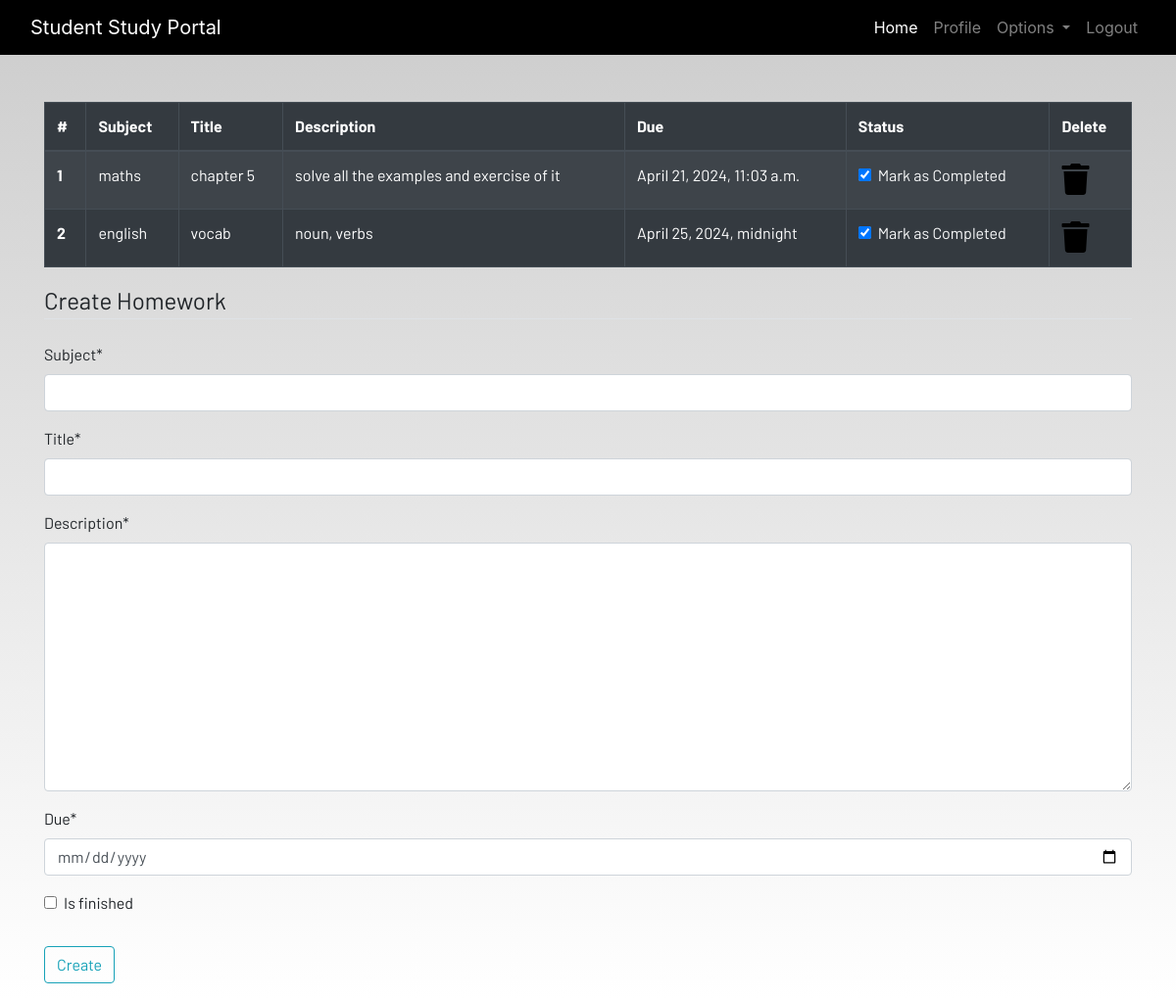
/homework (signed in), run on an earlier commit of the app's database.
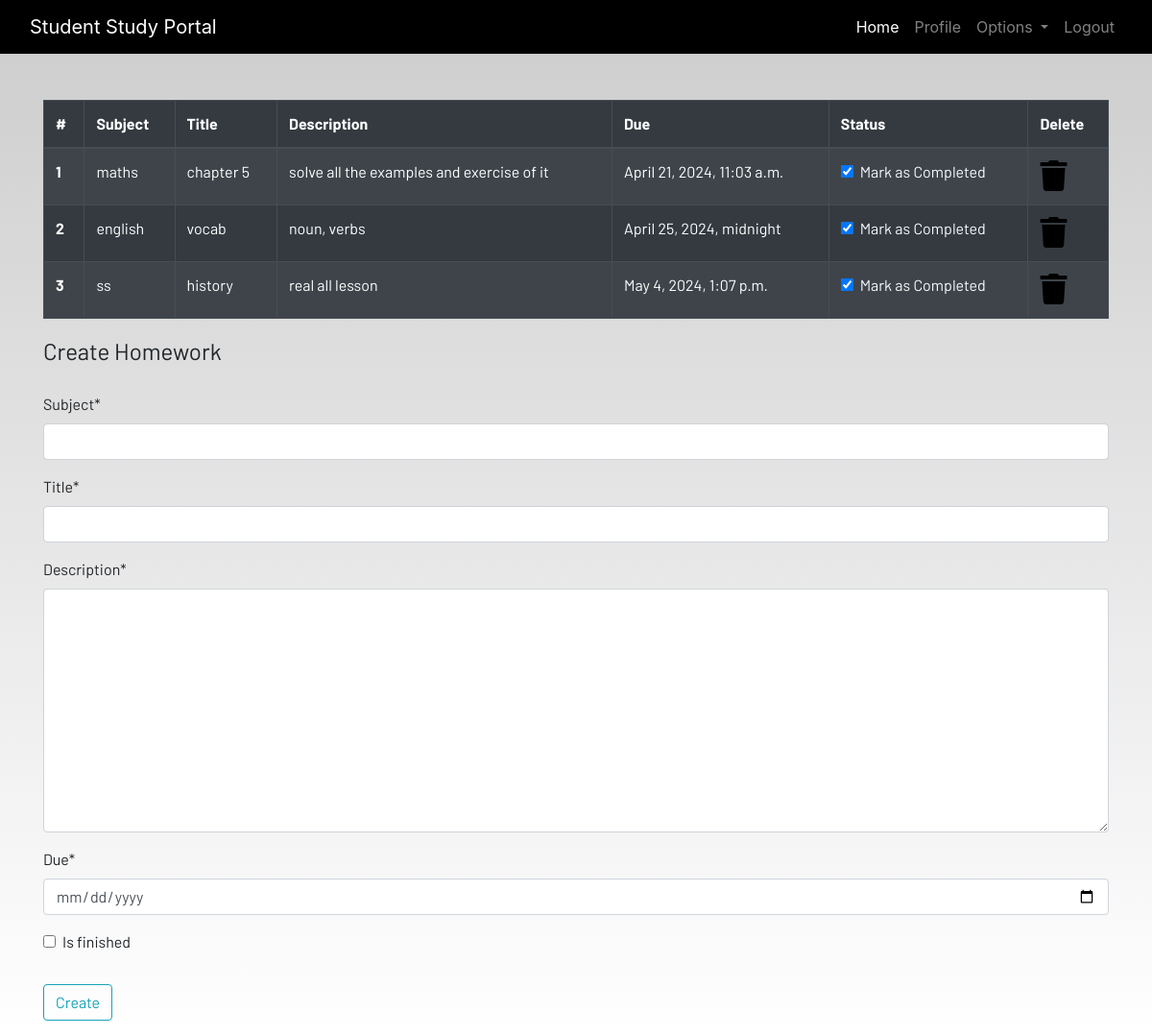
And on a later commit of the database.
### dashboard/models.py (models this page shows, shortened)
class Homework(models.Model):
    user = models.ForeignKey(User,on_delete=models.CASCADE)
    subject = models.CharField(max_length=50)
    title = models.CharField(max_length=100)
    description = models.TextField()
    due = models.DateTimeField()
    is_finished = models.BooleanField(default=False)

### dashboard/views.py (the view)
# urls.py: path('homework',views.homework,name="homework"),
@login_required
def homework(request):
    if request.method == "POST":
        form = HomeworkForm(request.POST)
        if form.is_valid():
            try:
                finished = request.POST['is_finished']
                if finished == 'on':
                    finished = True
                else:
                    finished = False
            except:
                finished = False
            homeworks = Homework(
                user = request.user,
                subject = request.POST['subject'],
                title = request.POST['title'],
                description = request.POST['description'],
                due = request.POST['due'],
                is_finished = finished
            )
            homeworks.save()
            messages.success(request,f'Homework Added from {request.user.username}!!')
    else:
        form = HomeworkForm()
    homework = Homework.objects.filter(user=request.user)
    if len(homework) == 0:
        homework_done = True
    else:
        homework_done = False
    context =  {'homeworks': homework,
                'homeworks_done': homework_done,
                'form': form,
    }
    return render(request, 'dashboard/homework.html',context)

### dashboard/forms.py
class HomeworkForm(forms.ModelForm):
    class Meta:
        model = Homework
        widgets = {'due':DateInput()}
        fields = ['subject','title','description','due','is_finished']

### dashboard/templates/dashboard/homework.html (shortened to what this page needs)
{% extends 'dashboard/base.html' %}
{% load static %}
{% load crispy_forms_tags %}
{% block content %}
<div class="container">
    {% if not homework_done %}
    <table class="table table-striped table-bordered table-hover table-dark">
        <thead>
            <tr>
                <th scope="col">#</th>
                <th scope="col">Subject</th>
                <th scope="col">Title</th>
                <th scope="col">Description</th>
                <th scope="col">Due</th>
                <th scope="col">Status</th>
                <th scope="col">Delete</th>
            </tr>
        </thead>
        <tbody>
            {% for homework in homeworks %}
            <tr>
                <th scope="row">{{forloop.counter}}</th>
                <td>{{homework.subject}}</td>
                <td>{{homework.title}}</td>
                <td>{{homework.description}}</td>
                <td>{{homework.due}}</td>
                <td>
                    <a href="{% url 'update-homework' homework.id %}">
                        <div class="form-check">
                            {% if homework.is_finished == True %}
                            <input class="form-check-input" type="checkbox" value="" checked>
                            {% else %}
                            <input class="form-check-input" type="checkbox" value="">
                            {% endif %}
                            <label class="form-check-label text-light" for="flexCheckDefault">
                                Mark as Completed
                            </label>
                        </div>
                    </a>
                </td>
                <td><a href="{% url 'delete-homework' homework.id %}"><i class="fa fa-trash fa-2x"></i></a></td>
            </tr>
            {% endfor %}
        </tbody>
    </table>
    {% else %}
    <h4>All homeworks are completed!! Create to have more!!</h4>
{% endif %}
</div>
<div class=" container">
    <form method="POST">
        <fieldset class="form-group">
            <legend class="border-bottom mb-4">Create Homework</legend>
            {{form|crispy}}
        </fieldset>
        <div class="form-group">
            <button href="" class="btn btn-outline-info" type="submit">
                Create
            </button>
        </div>
    </form>
</div>
{% endblock content %}

### dashboard/templates/dashboard/base.html (shortened to what this page needs)
<!DOCTYPE html>
{% load static %}
<html lang="en">
<head>
  <link rel="stylesheet" href="https://stackpath.bootstrapcdn.com/bootstrap/4.3.1/css/bootstrap.min.css"
 />
  <link rel="stylesheet" href="https://use.fontawesome.com/releases/v5.7.2/css/all.css"
 />
  <link rel="stylesheet" href="{% static 'css/main.css' %}" />
</head>
<body>
  <header>
    <nav class="navbar navbar-expand-lg navbar-dark bg-dark">
      <div class="container-fluid">
        <a class="navbar-brand" href="{% url 'home' %}">Student Study Portal</a>
        <div class="collapse navbar-collapse justify-content-end" id="navbarSupportedContent">
          <ul class="navbar-nav mb-2 mb-lg-0">
            <li class="nav-item">
              <a class="nav-link active" aria-current="page" href="{% url 'home' %}">Home</a>
            </li>
            {% if user.is_authenticated %}
            <li class="nav-item">
              <a class="nav-link" href="{% url 'profile' %}">Profile</a>
            </li>
            <li class="nav-item dropdown">
              <a class="nav-link dropdown-toggle" href="#" id="navbarDropdown" role="button" data-toggle="dropdown"
                aria-haspopup="true" aria-expanded="false">
                Options
              </a>
            </li>
            <li class="nav-item">
              <a class="nav-link" href="{% url 'logout' %}">Logout</a>
            </li>
            {% endif %}
          </ul>
        </div>
      </div>
    </nav>
  </header>
  <br /><br />
  <main>
    {% block content %}
    {% endblock content %}
  </main>
</body>
</html>

### static/css/main.css (style rules this page uses)
html { scroll-behavior: smooth; height: 100%; width: 100%; }
main { font-family: Barlow, Quicksand, Rubik, sans-serif, serif, 'Times New Roman', Times, serif !important; }
.navbar { background-color: rgb(0, 0, 0) !important; }
a { text-decoration: none !important; color: black; }
html, body { max-width: 100%; overflow-x: hidden; height: 100%; width: 100%; }
body { background: linear-gradient(rgba(0, 0, 0, 0.2), rgba(255, 255, 255, 0.5)); overflow-x: hidden; background-repeat: no-repeat; }
.fa { color: black; }

What changed in the data, as far as the page shows it:
added Homework: subject "ss", title "history", description "real all lesson", due "May 4, 2024, 1:07 p.m."
